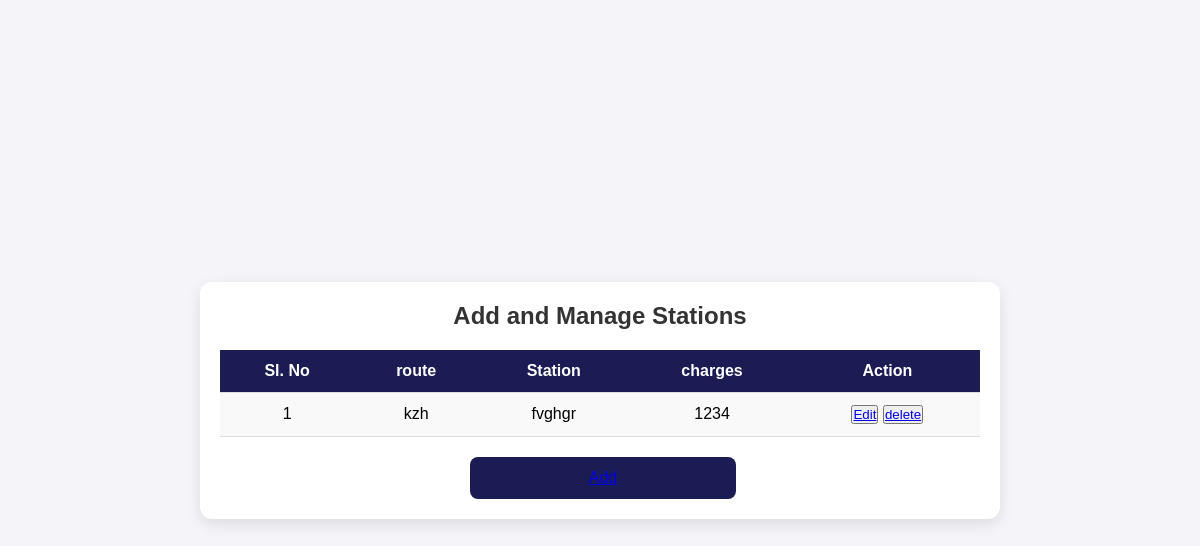
Before: /administrator/Viewstation/ with the older database file.
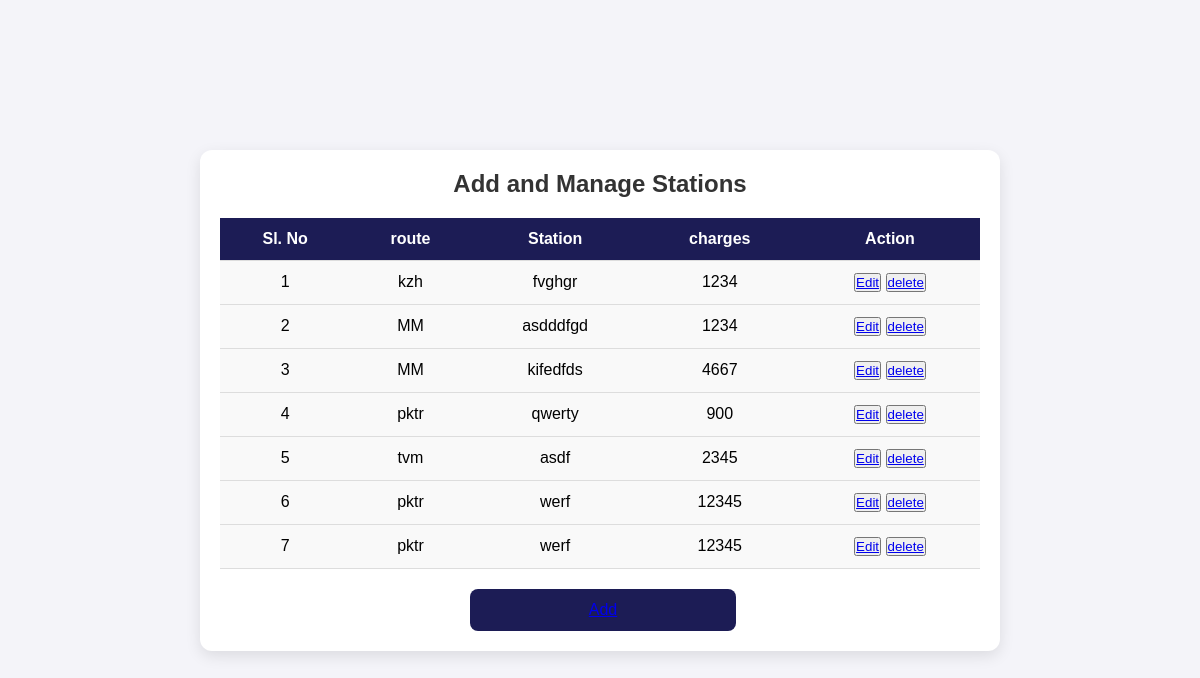
After: the same page with the newer database file.
### administrator/models.py (models this page shows)
class StationTable(models.Model):
    route=models.ForeignKey(RouteTable, on_delete=models.CASCADE)
    station=models.CharField(max_length=10,null=True,blank=True)
    charges=models.BigIntegerField(null=True,blank=True)
    created_at=models.DateTimeField(auto_now_add=True, null=True, blank=True)
    updated_at = models.DateTimeField(auto_now_add=True, null=True, blank=True)

class RouteTable(models.Model):
    route=models.CharField(max_length=10,null=True,blank=True)
    tripno=models.BigIntegerField(null=True,blank=True)
    status=models.CharField(max_length=10,null=True,blank=True)
    created_at=models.DateTimeField(auto_now_add=True, null=True, blank=True)
    updated_at = models.DateTimeField(auto_now_add=True, null=True, blank=True)

### administrator/views.py (the view)
# urls.py: path('Viewstation/',ViewStation.as_view(),name="vstation_page"),
class ViewStation(View):
    def get(self, request):
        Station_obj =StationTable.objects.all()
        return render(request, "administrator/station/view_station.html", {'val': Station_obj})

### templates/administrator/station/view_station.html (shortened to what this page needs)
{% load static %}
{% block body %}
<html lang="en">
<head>
    <link rel="stylesheet" href="{% static 'station.css' %}">
</head>
<body>
    <div class="container">
        <h2>Add and Manage Stations</h2>
        <table>
                <tr>
                    <th>Sl. No</th>
                    <th>route</th>
                    <th>Station</th>
                    <th>charges</th>
                    <th>Action</th>
                </tr>
                {% for i in val %}
                <tr>
                    <td>{{forloop.counter}}</td>
                    <td>{{i.route.route}}</td>
                     <td>{{i.station}}</td>
                    <td>{{i.charges}}</td>
                    <td>
                        <button class="action-btn edit-btn"><a href="/administrator/editstation/{{i.id}}/">Edit</a></button>
                        <button class="action-btn delete-btn"><a href="/administrator/Deletestation/{{i.id}}/">delete</a></button>
                    </td>
                </tr>
                {% endfor %}
        </table>
        <button class="add-btn"> <a href="{% url 'addstation_page' %}">Add</a></button>
    </div>
</body>
</html>
{% endblock %}

Changed rows visible on the page:
added StationTable: route.route "MM", station "asdddfgd", charges "1234"
added StationTable: route.route "MM", station "kifedfds", charges "4667"
added StationTable: route.route "pktr", station "qwerty", charges "900"
added StationTable: route.route "tvm", station "asdf", charges "2345"
added StationTable: route.route "pktr", station "werf", charges "12345"
added StationTable: route.route "pktr", station "werf", charges "12345"
